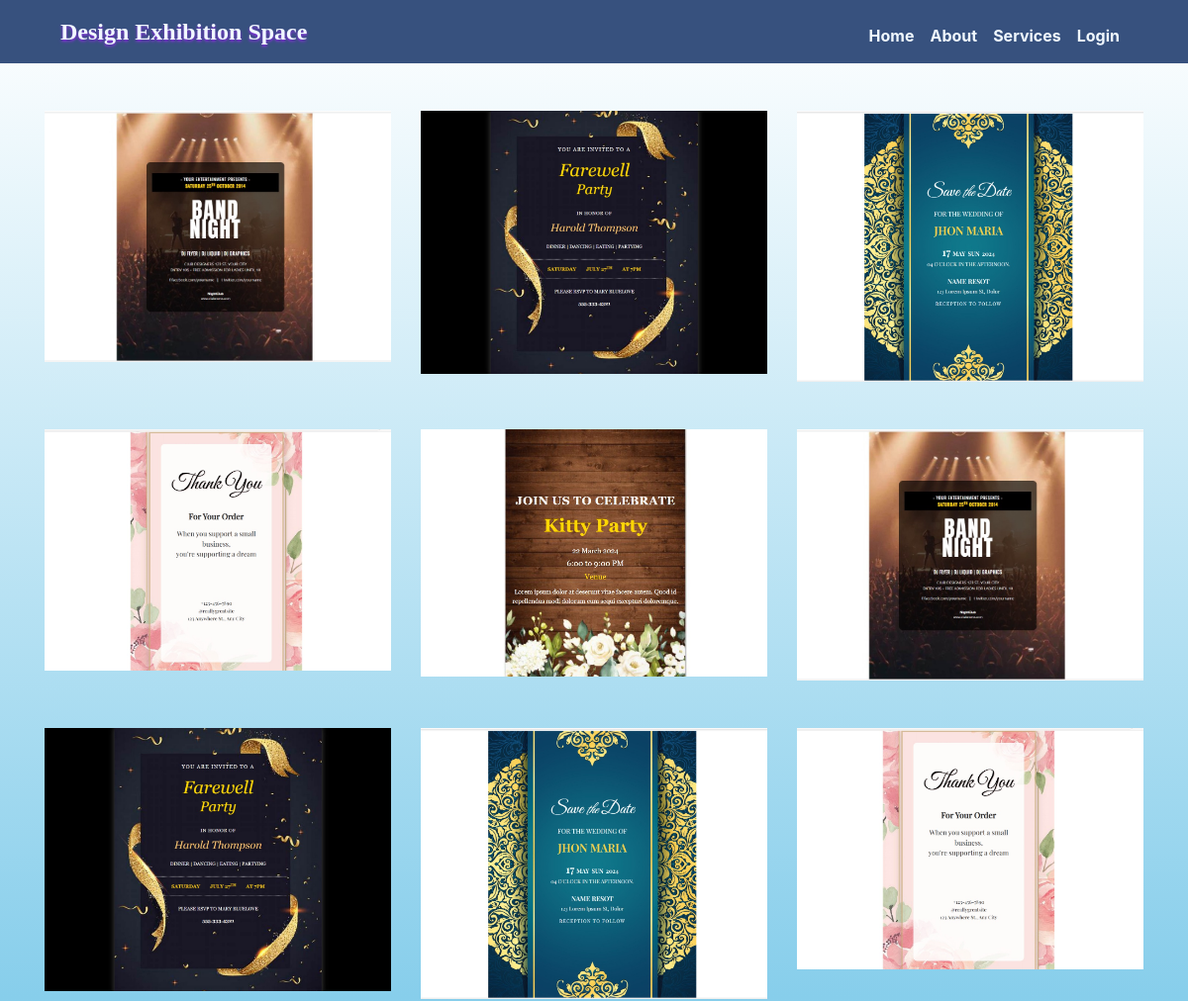
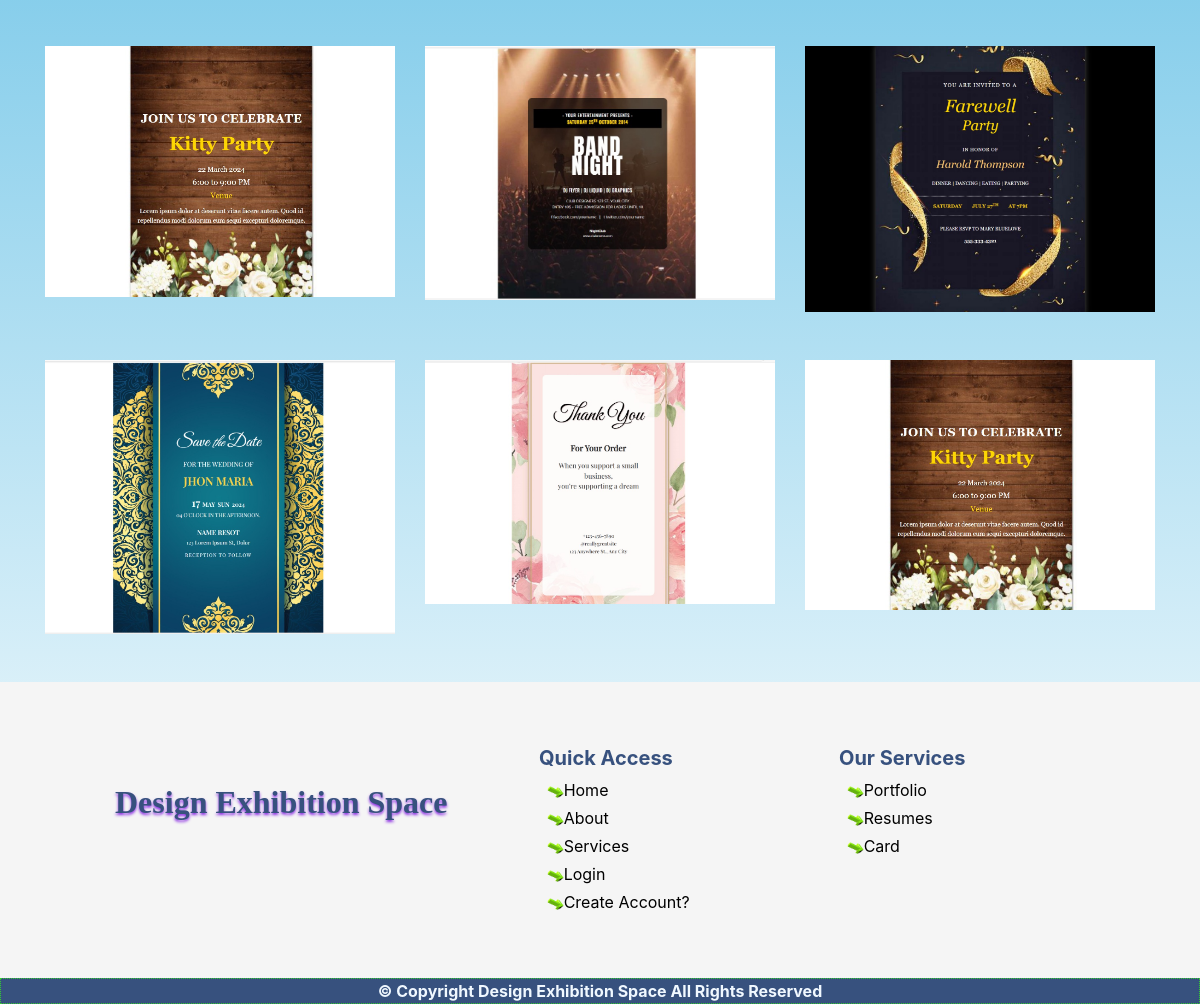
The page /cardreadmore/ on the database as committed earlier (2 pictures, top to bottom).
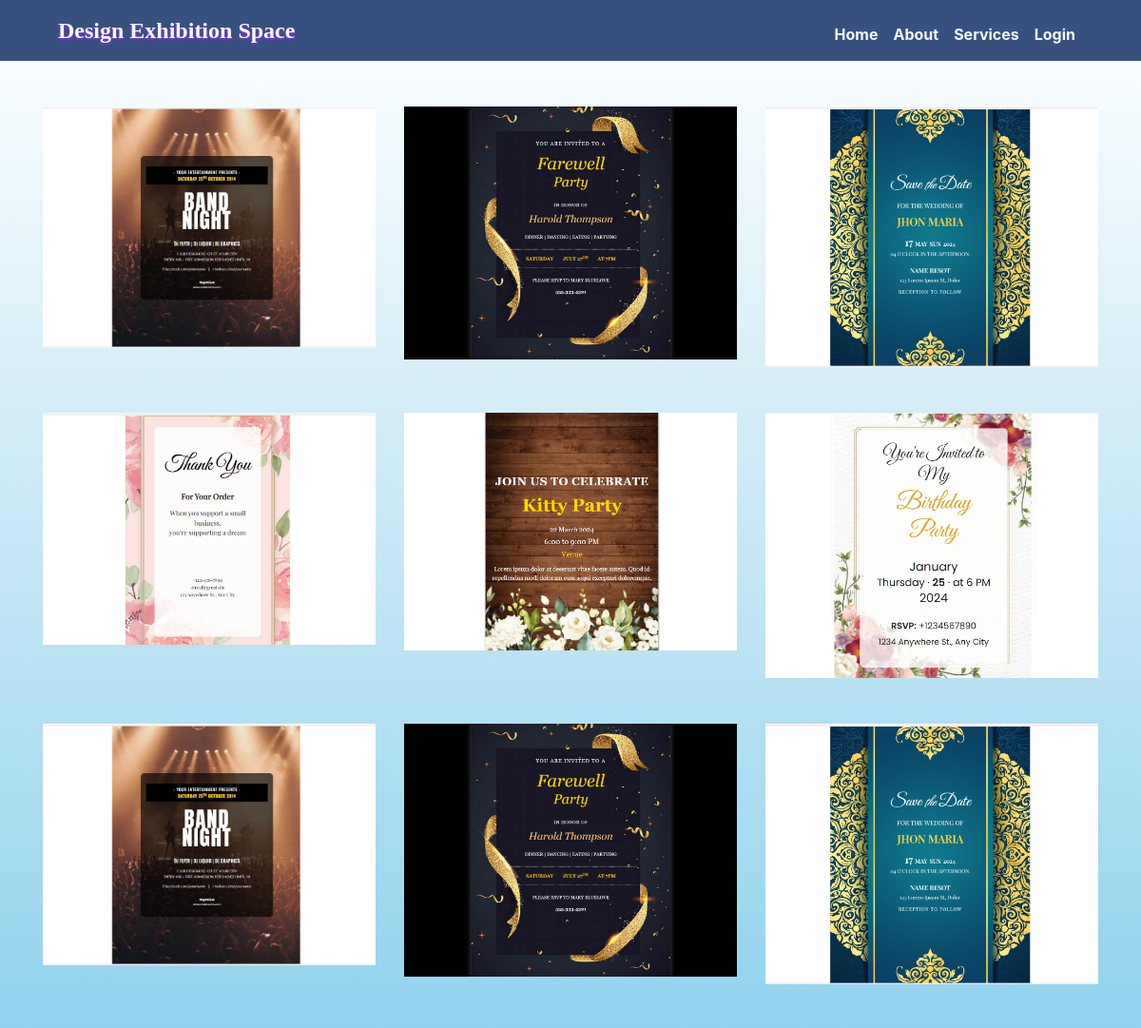
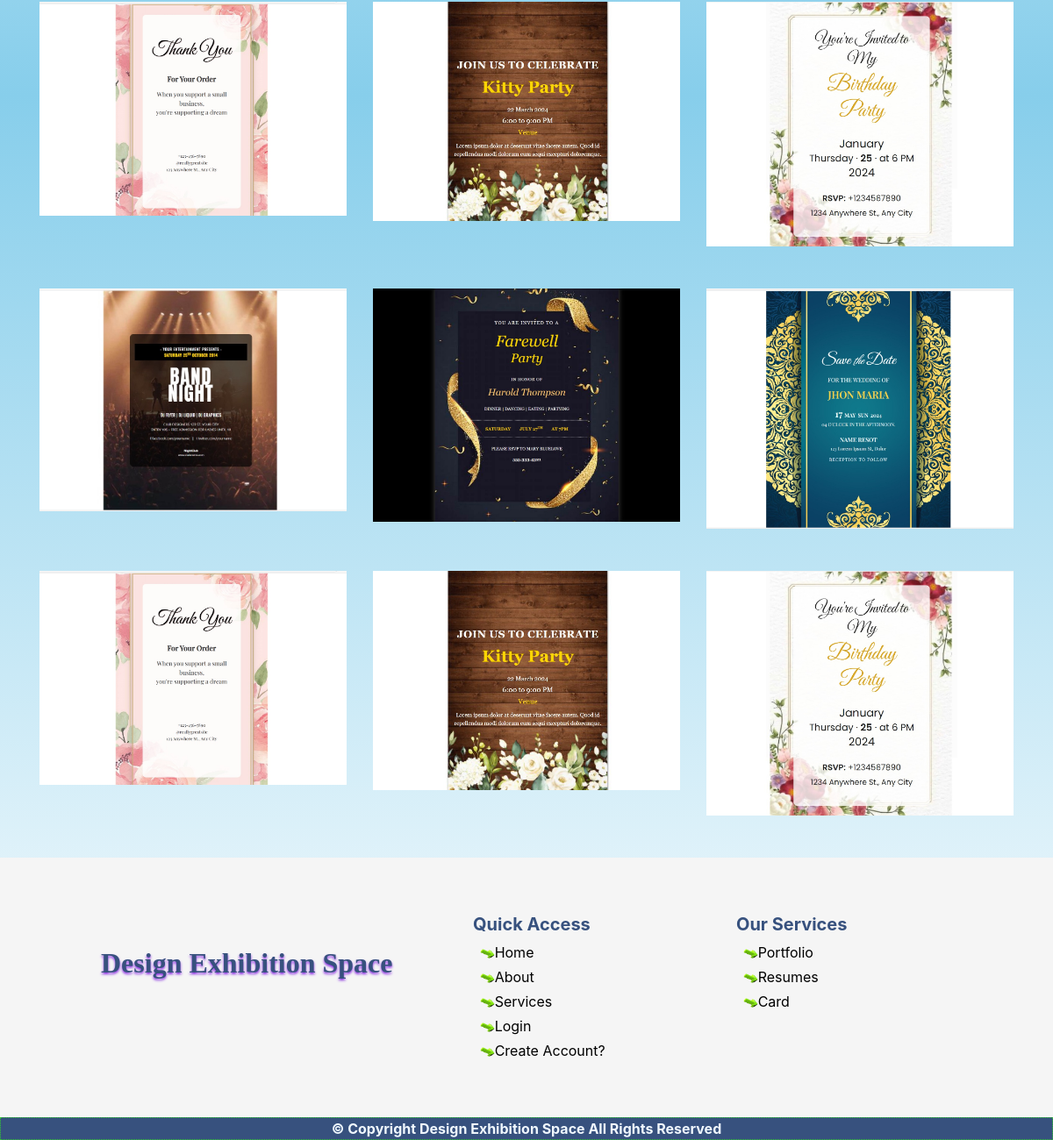
The same page on the database as committed later (2 pictures, top to bottom).
### designesapp/models.py (models this page shows)
class Cards(models.Model):
    card_id=models.IntegerField(primary_key=True)
    card_img=models.ImageField(null=True,upload_to="images/")
    card_link=models.CharField(max_length=50,null=True)
    card_file=models.FileField(null=True,upload_to="file/",blank=True)

### designesapp/views.py (the view)
# urls.py: path('cardreadmore/',views.cardreadmore,name='cardreadmore'),
def cardreadmore(req):
    card=Cards.objects.all()
    return render(req,"cardreadmore.html",{'card':card})

### designesapp/templates/cardreadmore.html (shortened to what this page needs)
{% extends 'base.html' %}
{% block start %}
{% load static %}
<div class="container" id="card">
    <div class="row" >
          {% for c in card %}
          <div class="col-md-4 mt-5">
            <a href="{% url 'nextpage3' card_id=c.card_id  %}"><img src="{{ c.card_img.url }}" width="100%" alt=""></a>
          </div>
          {% endfor %}
          {% for c in card %}
          <div class="col-md-4 mt-5">
            <a href="{% url 'nextpage3' card_id=c.card_id  %}"><img src="{{ c.card_img.url }}" width="100%" alt=""></a>
          </div>
          {% endfor %}
          {% for c in card %}
          <div class="col-md-4 mt-5">
            <a href="{% url 'nextpage3' card_id=c.card_id  %}"><img src="{{ c.card_img.url }}" width="100%" alt=""></a>
          </div>
          {% endfor %}
    </div>
</div>
{% endblock %}

Rows that differ between the two databases and show on the page:
added Cards: card_img (picture)
